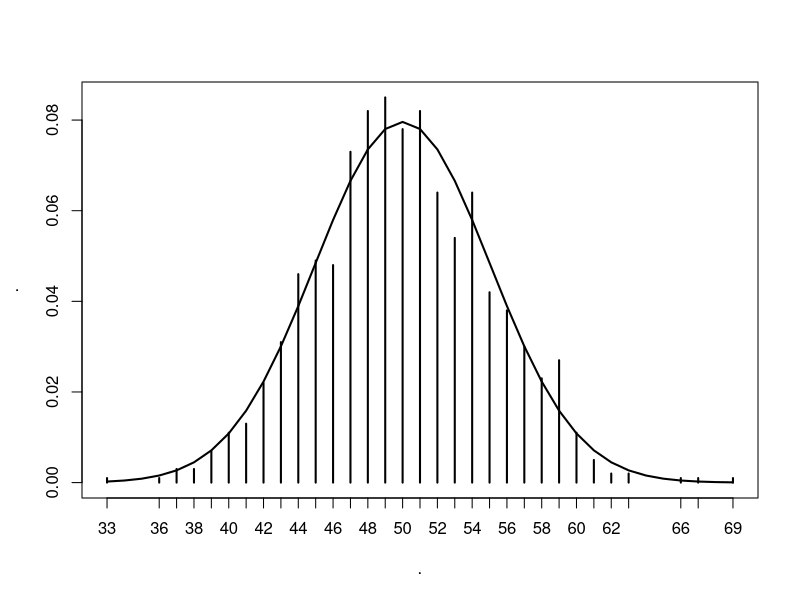
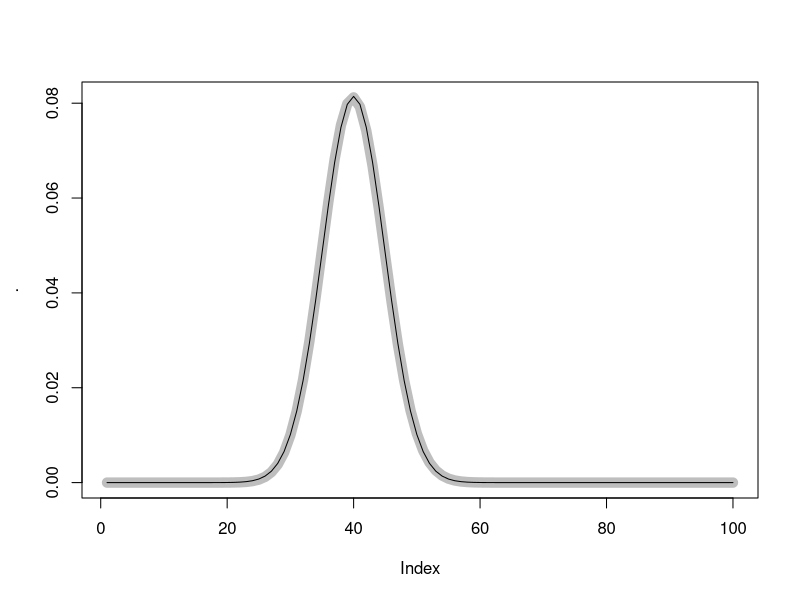
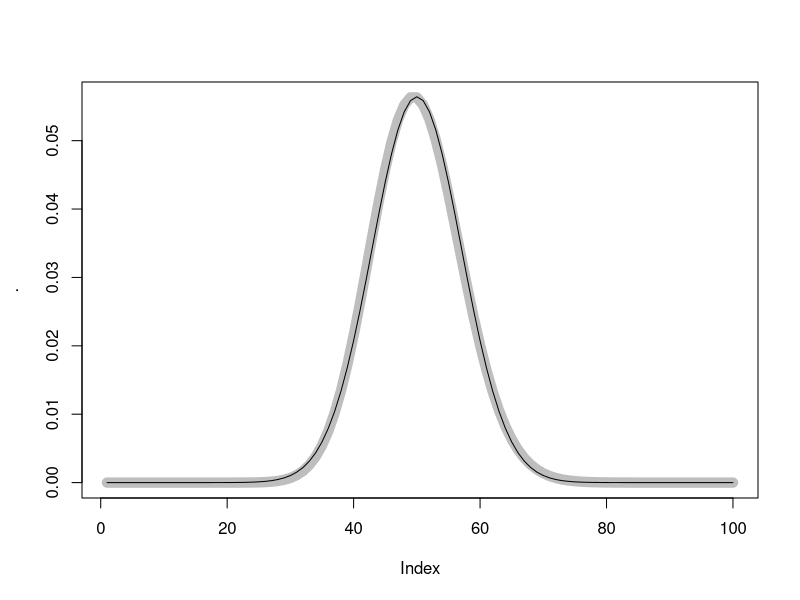
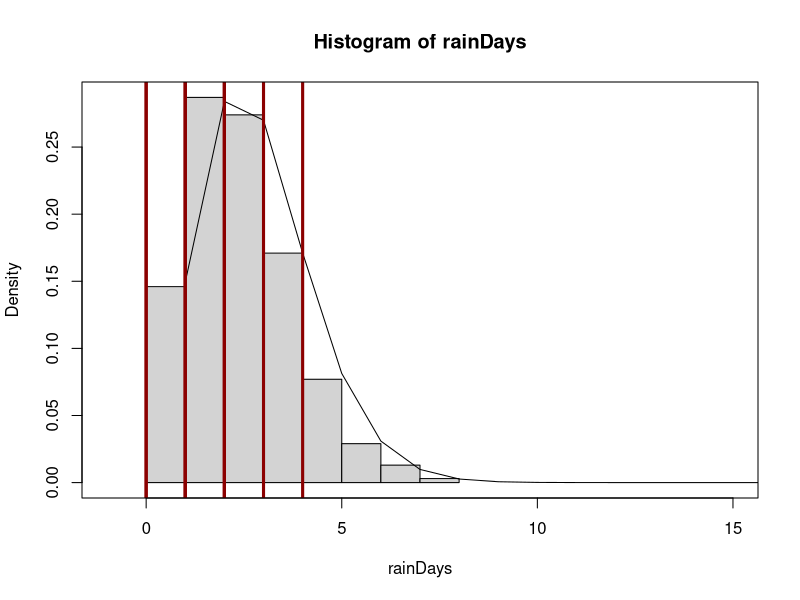

Source code (R) for these figures, in order:
####### Verteilungen ##############
rm(list = ls())
library(dplyr)
library(tibble)
library(magrittr)

# Set WD to path if exist (no warning)
try(setwd(rstudioapi::documentPath()), T); getwd()


# Binomialverteilung --------------------------------------------
p <- .5
x <- rbinom(1000, 100, p) %>% table %>% prop.table() %T>% plot()

range <- as.numeric(names(x)[1]):as.numeric(names(x)[length(x)])	# Range der Quantilswerte
d <- dbinom(range, 100, p) %T>% lines(x = range, type = "l", lwd = 2)


library(distributional)
dist_normal()
dist_binomial(100, .5)
dist_poisson(4.5)


# Binominal-Verteilung und Beeziehung zu Normal
k <- 100
p <- .4
q <- 1-p

dbinom(1:100, k, p) %>% plot(type = "l", lwd = 10, col = "gray")
dnorm(1:100, k*p, sqrt(k*p*q)) %>% lines(type = "l")


# Poison Verteilung und Beziehung zur Normalverteilung
lamda <- 50

dpois(1:100, lamda) %>% plot(type = "l", lwd = 10, col = "gray")
dnorm(1:100, 50, sqrt(lamda)) %>% lines(type = "l")

##############################
n <- 1000
lamda <- 2
rainDays <- rpois(n, lamda)
E.rain <- mean(rainDays)


hist(rainDays, freq = F, xlim = c(-1, 15), right = FALSE)
dpois(0:15, lambda = E.rain) %T>% lines(type = "l")
qpois(seq(0, .95, .1), E.rain) %T>% abline(v = ., col = "darkred", lwd = 3)
box()

E.rain
